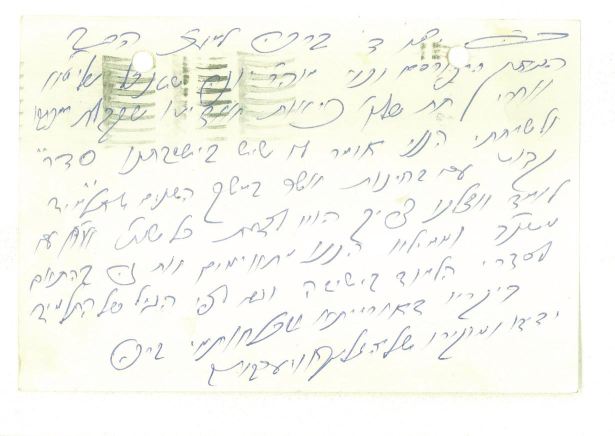
#> input picture data/scans/commons__auerbach_letter_shtenzel_1961/commons__auerbach_letter_shtenzel_1961__p0001_thumb.jpg, 1229 x 872 px (shown at 1/2 size)
$ python -i rebox_h_eval.py   (imports and definitions only)
#> lines starting #> are read from the running program, lines starting #| are printed output that depends on the picture; after the words box and inside, x2 and y2 are one past the last pixel; in counts of white or black regions, pixels touching at a corner belong together
"""H line items v2: repair the v1 line boxes, geometry only (data-collection, heocr-lead's task of 2026-11-20).

    python3 scripts/rebox_h_eval.py --out data/eval/h_line_items_v2.json [--sets h_eval_v1] [--pages KEY ...]

Input: data/eval/h_line_items_v1.json (kraken blla + legacy boxes) and the page images, which are checked by sha256.
Overrides: data/eval/h_line_items_v2_overrides.json (data-collection's agent check, committed before the final run).
No recognition model is loaded and no text is produced: every `prefill` is "".

Rules, applied per page and in this order:
1. **Drop.** A box is dropped (and listed in the page's `dropped`, with a reason) when it is:
   - `stamp`: most of its ink is strongly coloured, on a page whose ink is mostly not coloured (under 25%);
   - `empty`: it holds almost no ink.
   Faint boxes that may be bleed-through are only listed in `suspect` for the agent check, never dropped automatically.
2. **Split.** A box taller than SPLIT_H × the page's median line height is cut at the deepest valley of its horizontal
   ink profile, when both parts hold real ink rows. This repeats until no part is too tall.
3. **Join.** Boxes in the same text row are joined into one line. "Same row" means their core bands (the box's middle
   60%) overlap by at least JOIN_OVERLAP of the smaller band, and the horizontal gap between them is at most JOIN_GAP
   × the line height. When both pieces have kraken baselines, one baseline, extended, must pass within 0.35 × the
   line height of the other (slanted writing). A join is refused if it would make the line wider than MAX_ASPECT × its height (contrib's
   40:1 limit), or if it would cross a gutter: a wide blank vertical band, or a spread's binding. On a landscape page,
   the binding is the x near the centre that at most 3% of v1 boxes cross, within 3% of the centre; a page's `spread`
   override decides instead.
4. **Add.** Ink not covered by any box (ruling, grid lines and borders removed first) is grouped into rows. A row
   becomes a new line only if it has 2 or more ink components as dark as the page's boxed writing, real ink density
   and a line's size.
   Then a box lying 70% or more inside a bigger box is folded into it, and the join is run again.
5. **Overrides** from the agent check, per page:
   - `drop`: line ids;
   - `add`: boxes in image pixels;
   - `add_ov`: boxes in the overlay frame (longest side 1500);
   - `flag`: a page flag such as "poor_boxes";
   - `spread`: true or false, to override spread detection;
   - `drop_all`: true removes every automatic box (listed in `dropped`), leaving only `add`/`add_ov` boxes;
   - `keep_v1`: true keeps the page's v1 boxes unchanged, where the check found the repairs worse.
   A manual box replaces every box it mostly covers, and it is tightened to its ink.
6. **Order.** Columns run right to left (split at gutters), and lines run top to bottom within a column.

**Line ids.** A line taken unchanged from v1 keeps id `v1:<i>`. Joined, split, added and manual lines get new ids
(`j:<ids>`, `s:<id>:<k>`, `a:<k>`, `m:<k>`). `box_source` and `merged_from` record where each line came from.
`box` is the tight ink rectangle (contrib crops by it). `polygon` is the joined hull or the rectangle.
Signed: data-collection[claude/claude-code#shay-macbook-m4]@heocr/opensource
"""
from __future__ import annotations

import argparse
import hashlib
import json
import subprocess
from collections import Counter
from pathlib import Path

import cv2
import numpy as np
from PIL import Image, ImageOps

ROOT = Path(__file__).resolve().parents[1]
SPLIT_H = 1.8
JOIN_MAX_GROW = 1.3  # a join may not make the line taller than 1.3 x its taller piece (v1.1 run on)
RESPLIT_H = 1.6  # after joining, joined and added lines taller than this x median line are split again (v1.1 run on)
JOIN_OVERLAP = 0.5
JOIN_GAP = 2.5
MAX_ASPECT = 40.0
EMPTY_INK = 0.004
STAMP_FRAC = 0.5
RESPLIT = JOIN_CAP = False  # set by --v11-rules; off reproduces the h_eval_v1 file
OVERLAY_FRAME = 1500  # overrides may give boxes as `add_ov`, in the frame of h_line_overlays_v2.py (longest side 1500)


def sha(p: Path) -> str:
    return hashlib.sha256(p.read_bytes()).hexdigest()


# [7 lines left out: function load, not called in this run]


def ink_mask(rgb):
    g = cv2.cvtColor(rgb, cv2.COLOR_RGB2GRAY)
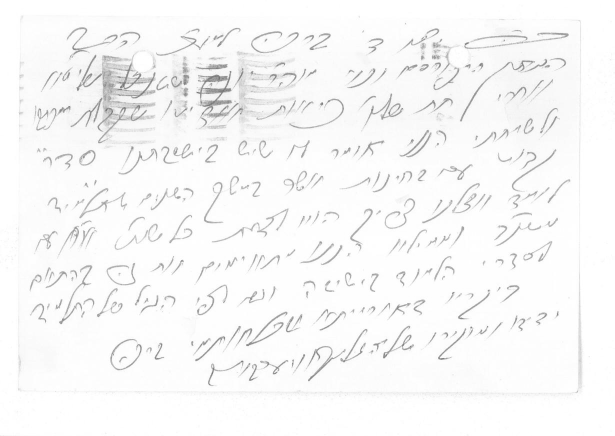
#> g: shape (872, 1229) (shown at 1/2 size); min 99, max 255, mean 247.4
    k = max(15, (min(g.shape) // 40) | 1)
#> k = 21
    th = cv2.adaptiveThreshold(g, 255, cv2.ADAPTIVE_THRESH_GAUSSIAN_C, cv2.THRESH_BINARY_INV, k, 15)
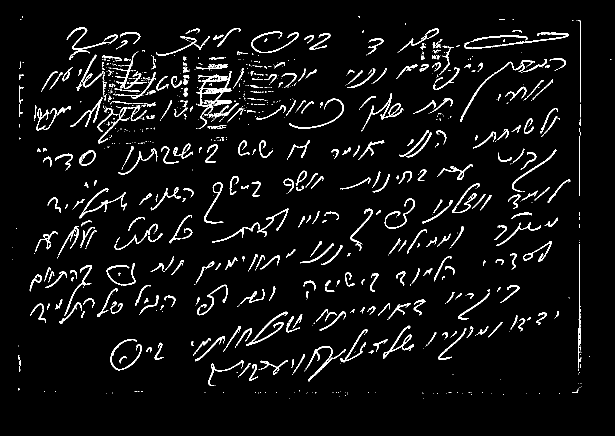
#> th: shape (872, 1229) (shown at 1/2 size); 5.1% white in thin lines or dots, all inside (x1, y1, x2, y2) = (24, 32, 1223, 798)
    th = cv2.morphologyEx(th, cv2.MORPH_OPEN, np.ones((2, 2), np.uint8))
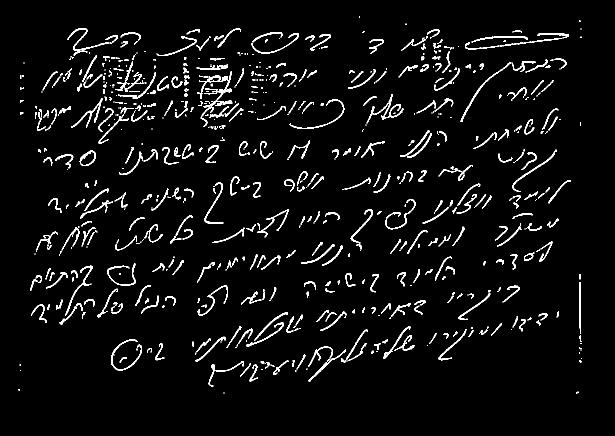
#> th: shape (872, 1229) (shown at 1/2 size); 4.6% white in thin lines or dots, all inside (x1, y1, x2, y2) = (37, 33, 1164, 787)
    # remove ruling, grid lines and page borders: long straight strokes are not writing
    H, W = g.shape
#> H = 872; W = 1229
    hor = cv2.morphologyEx(th, cv2.MORPH_OPEN, cv2.getStructuringElement(cv2.MORPH_RECT, (max(40, W // 25), 1)))
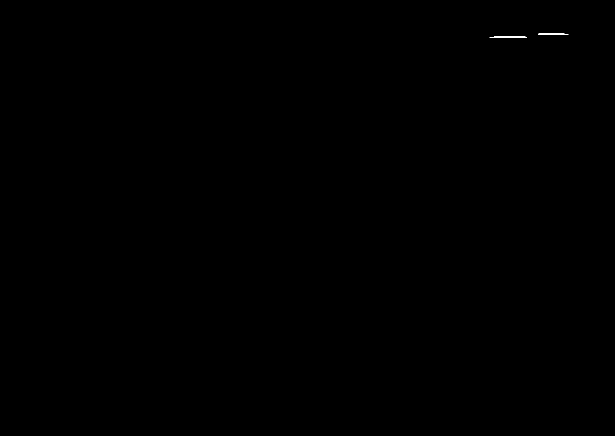
#> hor: shape (872, 1229) (shown at 1/2 size); 0.02% white in thin lines or dots, all inside (x1, y1, x2, y2) = (979, 67, 1137, 75)
    ver = cv2.morphologyEx(th, cv2.MORPH_OPEN, cv2.getStructuringElement(cv2.MORPH_RECT, (1, max(40, H // 25))))
#> ver: shape (872, 1229); 0.02% white in thin lines or dots, all inside (x1, y1, x2, y2) = (1159, 565, 1161, 669)
    th = cv2.bitwise_and(th, cv2.bitwise_not(cv2.bitwise_or(hor, ver)))
    hsv = cv2.cvtColor(rgb, cv2.COLOR_RGB2HSV)
#> hsv: shape (872, 1229, 3); mean H, S, V 31.2, 9.1, 249.1
    colour = (hsv[..., 1] > 90) & (hsv[..., 2] > 60)
#> colour: shape (872, 1229) bool; every value is 0
    return th > 0, colour


# [7 lines left out: function tight, not called in this run]


def core(b):
    h = b[3] - b[1]
    return b[1] + 0.2 * h, b[3] - 0.2 * h


def rect(b):
    return [[b[0], b[1]], [b[2], b[1]], [b[2], b[3]], [b[0], b[3]]]


# [292 lines left out: functions gutters, process, main, not called in this run]


# [2 lines not run here, left out]

>>> import cv2
>>> picture = cv2.cvtColor(cv2.imread('../data/scans/commons__auerbach_letter_shtenzel_1961/commons__auerbach_letter_shtenzel_1961__p0001_thumb.jpg'), cv2.COLOR_BGR2RGB)
>>> result = ink_mask(picture)
